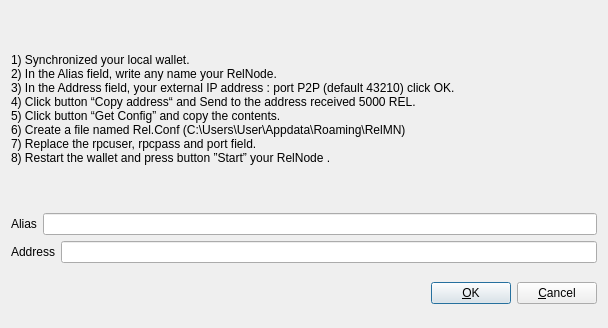
<?xml version="1.0" encoding="UTF-8"?>
<ui version="4.0">
 <class>AddEditAdrenalineNode</class>
 <widget class="QDialog" name="AddEditAdrenalineNode">
  <property name="geometry">
   <rect>
    <x>0</x>
    <y>0</y>
    <width>608</width>
    <height>328</height>
   </rect>
  </property>
  <property name="windowTitle">
   <string>Add/Edit Rel Node</string>
  </property>
  <property name="modal">
   <bool>true</bool>
  </property>
  <layout class="QVBoxLayout" name="verticalLayout">
   <item>
    <layout class="QVBoxLayout" name="verticalLayout_2">
     <property name="topMargin">
      <number>0</number>
     </property>
     <property name="bottomMargin">
      <number>0</number>
     </property>
     <item>
      <widget class="QLabel" name="label_3">
       <property name="sizePolicy">
        <sizepolicy hsizetype="Preferred" vsizetype="Expanding">
         <horstretch>0</horstretch>
         <verstretch>0</verstretch>
        </sizepolicy>
       </property>
       <property name="text">
        <string>&lt;html&gt;&lt;head/&gt;&lt;body&gt;&lt;p&gt;1) Synchronized your local wallet. &lt;br/&gt;2) In the Alias field, write any name your RelNode.&lt;br/&gt;3) In the Address field, your external IP address : port P2P (default 43210) click OK. &lt;br/&gt;4) Click button “Copy address“ and Send to the address received 5000 REL. &lt;br/&gt;5) Click button “Get Config” and copy the contents. &lt;br/&gt;6) Create a file named Rel.Conf (C:\Users\User\Appdata\Roaming\RelMN) &lt;br/&gt;7) Replace the rpcuser, rpcpass and port field. &lt;br/&gt;8) Restart the wallet and press button ”Start” your RelNode .&lt;/p&gt;&lt;/body&gt;&lt;/html&gt;</string>
       </property>
       <property name="wordWrap">
        <bool>true</bool>
       </property>
      </widget>
     </item>
     <item>
      <layout class="QHBoxLayout" name="horizontalLayout">
       <property name="bottomMargin">
        <number>0</number>
       </property>
       <item>
        <widget class="QLabel" name="label">
         <property name="text">
          <string>Alias</string>
         </property>
        </widget>
       </item>
       <item>
        <widget class="QLineEdit" name="aliasLineEdit"/>
       </item>
      </layout>
     </item>
     <item>
      <layout class="QHBoxLayout" name="horizontalLayout_2">
       <property name="bottomMargin">
        <number>0</number>
       </property>
       <item>
        <widget class="QLabel" name="label_2">
         <property name="text">
          <string>Address</string>
         </property>
        </widget>
       </item>
       <item>
        <widget class="QLineEdit" name="addressLineEdit"/>
       </item>
      </layout>
     </item>
     <item>
      <layout class="QHBoxLayout" name="horizontalLayout_3">
       <property name="bottomMargin">
        <number>0</number>
       </property>
      </layout>
     </item>
    </layout>
   </item>
   <item>
    <layout class="QHBoxLayout" name="horizontalLayout_Buttons">
     <item>
      <spacer name="horizontalSpacer_1">
       <property name="orientation">
        <enum>Qt::Horizontal</enum>
       </property>
       <property name="sizeHint" stdset="0">
        <size>
         <width>40</width>
         <height>48</height>
        </size>
       </property>
      </spacer>
     </item>
     <item>
      <widget class="QLabel" name="statusLabel">
       <property name="font">
        <font>
         <weight>75</weight>
         <bold>true</bold>
        </font>
       </property>
       <property name="text">
        <string/>
       </property>
       <property name="textFormat">
        <enum>Qt::PlainText</enum>
       </property>
       <property name="wordWrap">
        <bool>true</bool>
       </property>
      </widget>
     </item>
     <item>
      <spacer name="horizontalSpacer_2">
       <property name="orientation">
        <enum>Qt::Horizontal</enum>
       </property>
       <property name="sizeHint" stdset="0">
        <size>
         <width>40</width>
         <height>48</height>
        </size>
       </property>
      </spacer>
     </item>
     <item>
      <widget class="QPushButton" name="okButton">
       <property name="text">
        <string>&amp;OK</string>
       </property>
      </widget>
     </item>
     <item>
      <widget class="QPushButton" name="cancelButton">
       <property name="text">
        <string>&amp;Cancel</string>
       </property>
       <property name="autoDefault">
        <bool>false</bool>
       </property>
      </widget>
     </item>
    </layout>
   </item>
  </layout>
 </widget>
 <resources/>
 <connections/>
</ui>
